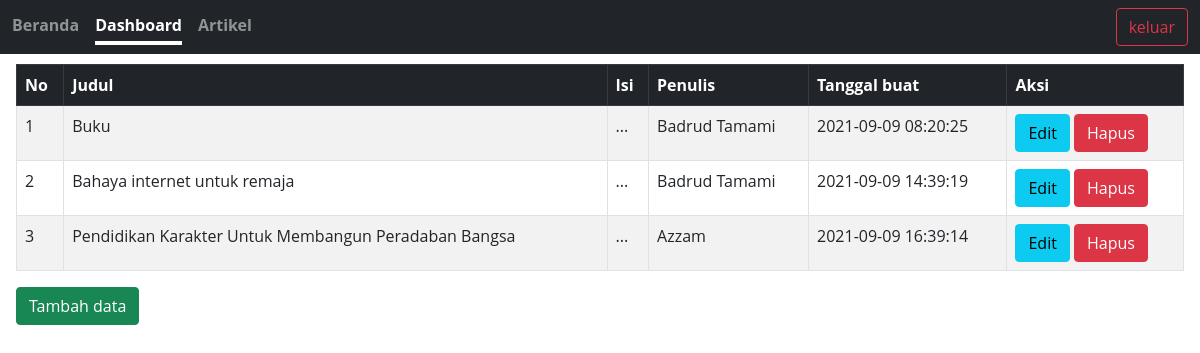
/dashboard.php (signed in), run on the app's committed database.
### tables this page shows
CREATE TABLE `artikel` (
  `id` int(11) NOT NULL AUTO_INCREMENT,
  `judul_artikel` varchar(225) NOT NULL,
  `isi_artikel` text NOT NULL,
  `penulis_artikel` varchar(225) NOT NULL,
  `tgl_artikel` datetime NOT NULL DEFAULT current_timestamp(),
  PRIMARY KEY (`id`)
);

### library.php (called while the page is built, shortened)
<?php
class Library
{
    protected $username = "root",
        $password = "root",
        $servername = "localhost",
        $database = "blog";
    public function __construct()
    {
        try {
            $this->db = new PDO("mysql:host=$this->servername;dbname=$this->database", $this->username, $this->password);
        } catch (PDOException $e) {
            echo $e->getMessage();
            return false;
        }
    }
    public function showArtikel()
    {
        $query = $this->db->prepare("SELECT * FROM artikel");
        $query->execute();
        $data = $query->fetchAll();
        return  $data;
    }
}

### dashboard.php (the view, shortened to what this page needs)
<?php
require('library.php');
$lib = new Library();
$data = $lib->showArtikel();
?>
<!DOCTYPE html>
<html lang="en">
<head>
    <link rel="stylesheet" href="assets/styles/bootstrap.min.css">
    <link rel="stylesheet" href="assets/styles/style.css">
</head>
<body>
    <header class="mb-5">
        <nav class="navbar navbar-expand-md navbar-dark fixed-top bg-dark ">
            <div class="container-fluid">
                <div class="collapse navbar-collapse" id="navbarCollapse">
                    <div class="nav nav-masthead justify-content-center me-auto mb-2 mb-md-0">
                        <a class="nav-link" href="beranda.php">Beranda</a>
                        <a class="nav-link active" aria-current="page" href="#">Dashboard</a>
                        <a class="nav-link" href="artikel.php">Artikel</a>
                    </div>
                    <div class="float-md-end">
                        <a href="logout.php"><button class="btn btn-outline-danger" type="button">keluar</button></a>
                    </div>
                </div>
            </div>
        </nav>
    </header>
    <div class="card-body">
        <table class="table table-bordered table-striped w-100">
            <thead class=" table-dark">
                <th>No</th>
                <th>Judul</th>
                <th>Isi</th>
                <th>Penulis</th>
                <th>Tanggal buat</th>
                <th>Aksi</th>
            </thead>
            <tbody>
                <?php $no = 1; ?>
                <?php foreach ($data as $artikel) :  ?>
                <tr>
                    <td><?= $no;  ?></td>
                    <td><?= $artikel['judul_artikel']; ?></td>
                    <td>...</td>
                    <td><?= $artikel['penulis_artikel']; ?></td>
                    <td><?= $artikel['tgl_artikel']; ?></td>
                    <td>
                        <a class='btn btn-info' href="edit.php?id=<?= $artikel['id'] ?>">Edit</a>
                        <a class='btn btn-danger' href="hapus.php?id=<?= $artikel['id'] ?>"
                            onclick="return confirm('yakin ingin menghapus ?')">Hapus</a>
                    </td>
                </tr>
                <?php $no++; ?>
                <?php endforeach; ?>
            </tbody>
        </table>
        <a href="tambah.php" class="btn btn-success">Tambah data</a>
    </div>
</body>
</html>

### assets/styles/style.css (style rules this page uses)
* { margin: 0; padding: 0; outline: 0; font-family: 'Open Sans', sans-serif; }
.nav-masthead .nav-link { padding: .25rem 0; font-weight: 700; color: rgba(255, 255, 255, .5); background-color: transparent; border-bottom: .25rem solid transparent; }
.nav-masthead .nav-link+.nav-link { margin-left: 1rem; }
.nav-masthead .active { color: #fff; border-bottom-color: #fff; }

### data on the page
artikel: judul_artikel "Buku", penulis_artikel "Badrud Tamami", tgl_artikel "2021-09-09 08:20:25"
artikel: judul_artikel "Bahaya internet untuk remaja", penulis_artikel "Badrud Tamami", tgl_artikel "2021-09-09 14:39:19"
artikel: judul_artikel "Pendidikan Karakter Untuk Membangun Peradaban Bangsa", penulis_artikel "Azzam", tgl_artikel "2021-09-09 16:39:14"
